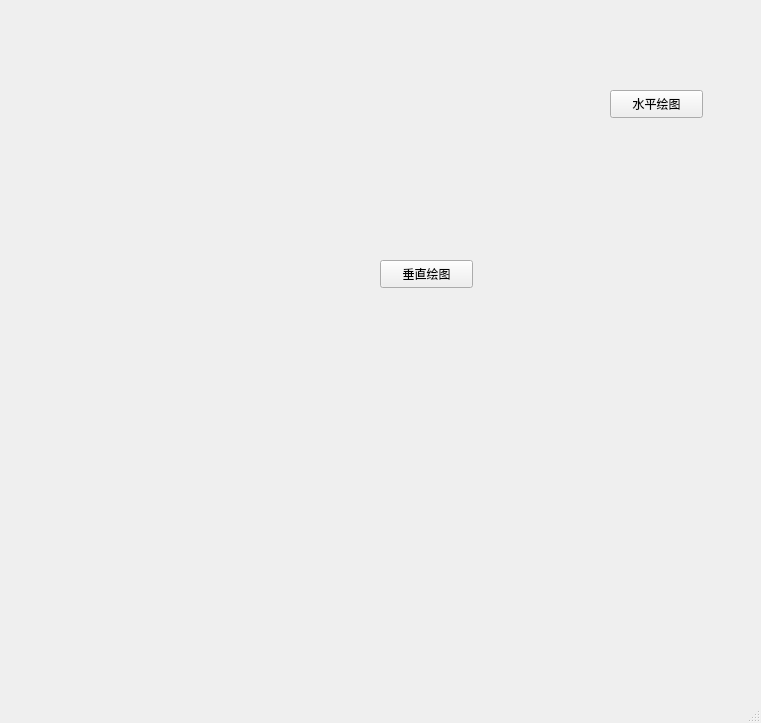
<?xml version="1.0" encoding="UTF-8"?>
<ui version="4.0">
 <class>MainWindow</class>
 <widget class="QMainWindow" name="MainWindow">
  <property name="geometry">
   <rect>
    <x>0</x>
    <y>0</y>
    <width>761</width>
    <height>723</height>
   </rect>
  </property>
  <property name="windowTitle">
   <string>MainWindow</string>
  </property>
  <widget class="QWidget" name="centralwidget">
   <widget class="GraphicsLayoutWidget" name="pyqtgraph1" native="true">
    <property name="geometry">
     <rect>
      <x>40</x>
      <y>20</y>
      <width>531</width>
      <height>191</height>
     </rect>
    </property>
   </widget>
   <widget class="GraphicsLayoutWidget" name="pyqtgraph2" native="true">
    <property name="geometry">
     <rect>
      <x>50</x>
      <y>250</y>
      <width>281</width>
      <height>401</height>
     </rect>
    </property>
   </widget>
   <widget class="QPushButton" name="pushButton">
    <property name="geometry">
     <rect>
      <x>610</x>
      <y>90</y>
      <width>93</width>
      <height>28</height>
     </rect>
    </property>
    <property name="text">
     <string>水平绘图</string>
    </property>
   </widget>
   <widget class="QPushButton" name="pushButton_2">
    <property name="geometry">
     <rect>
      <x>380</x>
      <y>260</y>
      <width>93</width>
      <height>28</height>
     </rect>
    </property>
    <property name="text">
     <string>垂直绘图</string>
    </property>
   </widget>
  </widget>
  <widget class="QMenuBar" name="menubar">
   <property name="geometry">
    <rect>
     <x>0</x>
     <y>0</y>
     <width>761</width>
     <height>26</height>
    </rect>
   </property>
  </widget>
  <widget class="QStatusBar" name="statusbar"/>
 </widget>
 <customwidgets>
  <customwidget>
   <class>GraphicsLayoutWidget</class>
   <extends>QWidget</extends>
   <header>pyqtgraph</header>
   <container>1</container>
  </customwidget>
 </customwidgets>
 <resources/>
 <connections/>
</ui>
